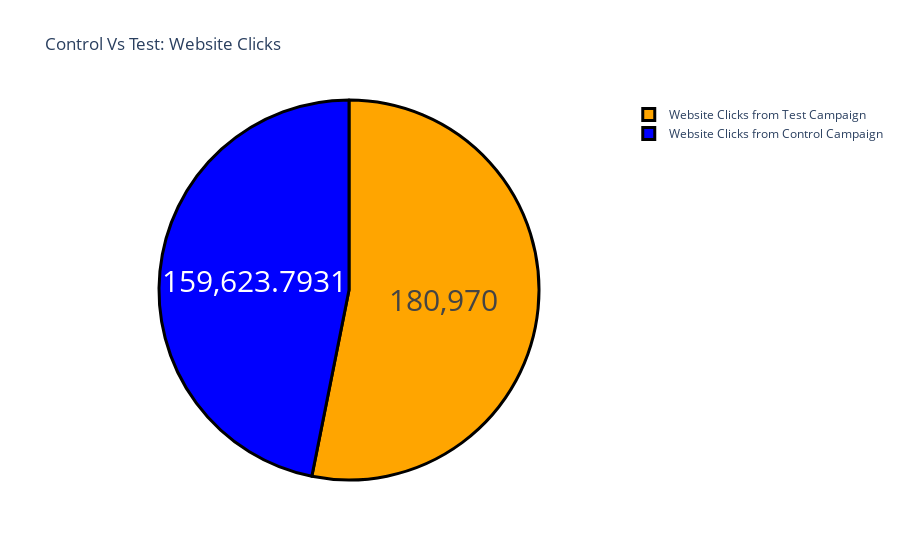

The notebook cell this image was saved under:
### Markdown cell above
# Website Clicks

- The test campaign resulted in more searches on the website. Now let’s have a look at the number of website clicks from both campaigns:

### Code cell
label = ["Website Clicks from Control Campaign",
         "Website Clicks from Test Campaign"]
counts = [sum(control_data["Website Clicks"]),
          sum(test_data["Website Clicks"])]
colors = ['blue','orange']
fig = go.Figure(data=[go.Pie(labels=label, values=counts)])
fig.update_layout(title_text='Control Vs Test: Website Clicks')
fig.update_traces(hoverinfo='label+percent', textinfo='value',
                  textfont_size=30,
                  marker=dict(colors=colors,
                              line=dict(color='black', width=3)))
fig.show()

### Figure 1 — Plotly figure (JSON) as saved in the notebook; plotly's stock layout.template omitted (floating-point values rounded to 4 significant figures)
{"data": [{"hoverinfo": "label+percent", "labels": ["Website Clicks from Control Campaign", "Website Clicks from Test Campaign"], "marker": {"colors": ["blue", "orange"], "line": {"color": "black", "width": 3}}, "textfont": {"size": 30}, "textinfo": "value", "type": "pie", "values": [159600.0, 180970]}], "layout": {"title": {"text": "Control Vs Test: Website Clicks"}}}
